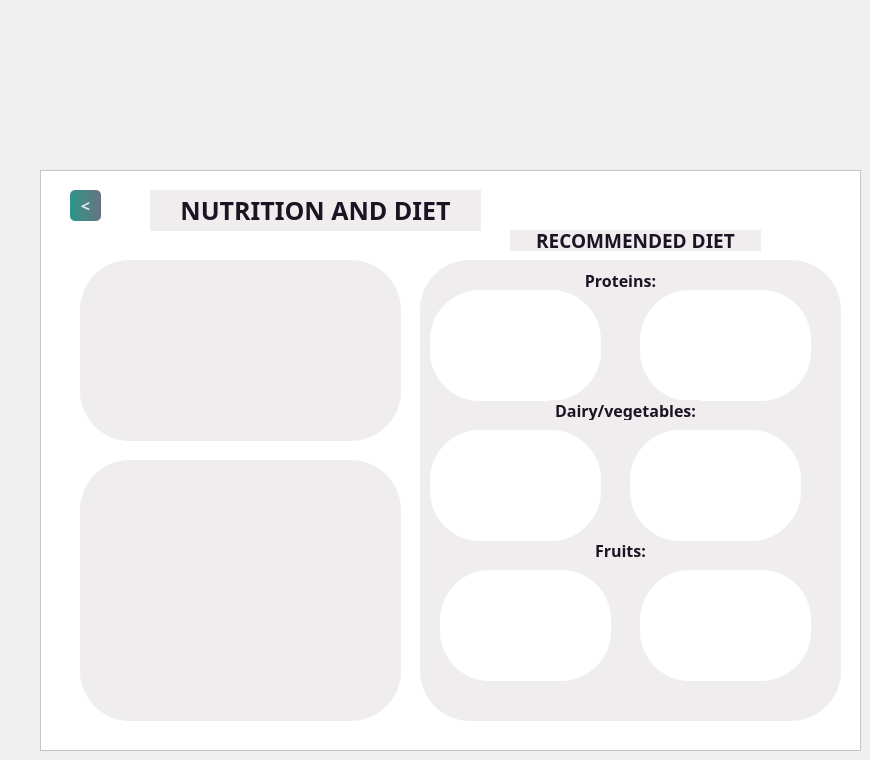
    <widget class="QWidget" name="Endomorphnutrients">
     <widget class="QFrame" name="frame_11">
      <property name="geometry">
       <rect>
        <x>40</x>
        <y>170</y>
        <width>821</width>
        <height>581</height>
       </rect>
      </property>
      <property name="styleSheet">
       <string notr="true">background-color: rgb(255, 255, 255);</string>
      </property>
      <property name="frameShape">
       <enum>QFrame::Shape::StyledPanel</enum>
      </property>
      <property name="frameShadow">
       <enum>QFrame::Shadow::Raised</enum>
      </property>
      <widget class="QLabel" name="label_48">
       <property name="geometry">
        <rect>
         <x>110</x>
         <y>20</y>
         <width>331</width>
         <height>41</height>
        </rect>
       </property>
       <property name="font">
        <font>
         <family>Sitka Banner</family>
         <pointsize>19</pointsize>
         <bold>true</bold>
        </font>
       </property>
       <property name="styleSheet">
        <string notr="true">
border-radius:150px;
color: #1A1423;

background-color: #F0EDEE;
</string>
       </property>
       <property name="text">
        <string>NUTRITION AND DIET</string>
       </property>
       <property name="alignment">
        <set>Qt::AlignmentFlag::AlignCenter</set>
       </property>
      </widget>
      <widget class="QLabel" name="label_49">
       <property name="geometry">
        <rect>
         <x>40</x>
         <y>90</y>
         <width>321</width>
         <height>181</height>
        </rect>
       </property>
       <property name="styleSheet">
        <string notr="true">
background-color: #F0EDEE;
border-radius:50px;</string>
       </property>
       <property name="text">
        <string/>
       </property>
      </widget>
      <widget class="QLabel" name="label_50">
       <property name="geometry">
        <rect>
         <x>40</x>
         <y>290</y>
         <width>321</width>
         <height>261</height>
        </rect>
       </property>
       <property name="styleSheet">
        <string notr="true">
background-color: #F0EDEE;
border-radius:50px;</string>
       </property>
       <property name="text">
        <string/>
       </property>
      </widget>
      <widget class="QLabel" name="label_51">
       <property name="geometry">
        <rect>
         <x>380</x>
         <y>90</y>
         <width>421</width>
         <height>461</height>
        </rect>
       </property>
       <property name="styleSheet">
        <string notr="true">
background-color: #F0EDEE;
border-radius:50px;</string>
       </property>
       <property name="text">
        <string/>
       </property>
      </widget>
      <widget class="QLabel" name="label_52">
       <property name="geometry">
        <rect>
         <x>470</x>
         <y>60</y>
         <width>251</width>
         <height>21</height>
        </rect>
       </property>
       <property name="font">
        <font>
         <family>Sitka Banner</family>
         <pointsize>14</pointsize>
         <bold>true</bold>
        </font>
       </property>
       <property name="styleSheet">
        <string notr="true">background-color: #F0EDEE;
border-radius:50px;

color: #1A1423;
</string>
       </property>
       <property name="text">
        <string>RECOMMENDED DIET</string>
       </property>
       <property name="alignment">
        <set>Qt::AlignmentFlag::AlignCenter</set>
       </property>
      </widget>
      <widget class="QPushButton" name="homenutro">
       <property name="geometry">
        <rect>
         <x>30</x>
         <y>20</y>
         <width>31</width>
         <height>31</height>
        </rect>
       </property>
       <property name="font">
        <font>
         <family>Sitka Banner</family>
         <pointsize>12</pointsize>
         <bold>true</bold>
        </font>
       </property>
       <property name="styleSheet">
        <string notr="true">

QPushButton#homenutro{
        background-color: qlineargradient(spread:pad, x1:0, y1:0.505682, x2:1, y2:0.477, stop:0 rgba(11, 131, 120, 219), stop:1 rgba(85, 98, 112, 226));
        color:rgba(255, 255, 255, 210);
        border-radius:5px;
}

QPushButton#homenutro:hover{
        background-color: qlineargradient(spread:pad, x1:0, y1:0.505682, x2:1, y2:0.477, stop:0 rgba(150, 123, 111, 219), stop:1 rgba(85, 81, 84, 226));
}

QPushButton#homenutro:pressed{
        padding-left:5px;
        padding-top:5px;
        background-color:rgba(150, 123, 111, 255);
}
</string>
       </property>
       <property name="text">
        <string>&lt;</string>
       </property>
      </widget>
      <widget class="QLabel" name="label_60">
       <property name="geometry">
        <rect>
         <x>390</x>
         <y>120</y>
         <width>171</width>
         <height>111</height>
        </rect>
       </property>
       <property name="mouseTracking">
        <bool>false</bool>
       </property>
       <property name="tabletTracking">
        <bool>false</bool>
       </property>
       <property name="acceptDrops">
        <bool>false</bool>
       </property>
       <property name="autoFillBackground">
        <bool>false</bool>
       </property>
       <property name="styleSheet">
        <string notr="true">border-image: url(:/images/meats.jpg);
border-radius:50px;
</string>
       </property>
       <property name="frameShape">
        <enum>QFrame::Shape::NoFrame</enum>
       </property>
       <property name="text">
        <string/>
       </property>
       <property name="scaledContents">
        <bool>true</bool>
       </property>
       <property name="wordWrap">
        <bool>false</bool>
       </property>
      </widget>
      <widget class="QLabel" name="label_62">
       <property name="geometry">
        <rect>
         <x>600</x>
         <y>120</y>
         <width>171</width>
         <height>111</height>
        </rect>
       </property>
       <property name="mouseTracking">
        <bool>false</bool>
       </property>
       <property name="tabletTracking">
        <bool>false</bool>
       </property>
       <property name="acceptDrops">
        <bool>false</bool>
       </property>
       <property name="autoFillBackground">
        <bool>false</bool>
       </property>
       <property name="styleSheet">
        <string notr="true">border-image: url(:/images/meats.jpg);
border-radius:50px;
</string>
       </property>
       <property name="frameShape">
        <enum>QFrame::Shape::NoFrame</enum>
       </property>
       <property name="text">
        <string/>
       </property>
       <property name="scaledContents">
        <bool>true</bool>
       </property>
       <property name="wordWrap">
        <bool>false</bool>
       </property>
      </widget>
      <widget class="QLabel" name="label_61">
       <property name="geometry">
        <rect>
         <x>390</x>
         <y>260</y>
         <width>171</width>
         <height>111</height>
        </rect>
       </property>
       <property name="mouseTracking">
        <bool>false</bool>
       </property>
       <property name="tabletTracking">
        <bool>false</bool>
       </property>
       <property name="acceptDrops">
        <bool>false</bool>
       </property>
       <property name="autoFillBackground">
        <bool>false</bool>
       </property>
       <property name="styleSheet">
        <string notr="true">border-image: url(:/images/meats.jpg);
border-radius:50px;
</string>
       </property>
       <property name="frameShape">
        <enum>QFrame::Shape::NoFrame</enum>
       </property>
       <property name="text">
        <string/>
       </property>
       <property name="scaledContents">
        <bool>true</bool>
       </property>
       <property name="wordWrap">
        <bool>false</bool>
       </property>
      </widget>
      <widget class="QLabel" name="label_63">
       <property name="geometry">
        <rect>
         <x>400</x>
         <y>400</y>
         <width>171</width>
         <height>111</height>
        </rect>
       </property>
       <property name="mouseTracking">
        <bool>false</bool>
       </property>
       <property name="tabletTracking">
        <bool>false</bool>
       </property>
       <property name="acceptDrops">
        <bool>false</bool>
       </property>
       <property name="autoFillBackground">
        <bool>false</bool>
       </property>
       <property name="styleSheet">
        <string notr="true">border-image: url(:/images/meats.jpg);
border-radius:50px;
</string>
       </property>
       <property name="frameShape">
        <enum>QFrame::Shape::NoFrame</enum>
       </property>
       <property name="text">
        <string/>
       </property>
       <property name="scaledContents">
        <bool>true</bool>
       </property>
       <property name="wordWrap">
        <bool>false</bool>
       </property>
      </widget>
      <widget class="QLabel" name="label_64">
       <property name="geometry">
        <rect>
         <x>590</x>
         <y>260</y>
         <width>171</width>
         <height>111</height>
        </rect>
       </property>
       <property name="mouseTracking">
        <bool>false</bool>
       </property>
       <property name="tabletTracking">
        <bool>false</bool>
       </property>
       <property name="acceptDrops">
        <bool>false</bool>
       </property>
       <property name="autoFillBackground">
        <bool>false</bool>
       </property>
       <property name="styleSheet">
        <string notr="true">border-image: url(:/images/meats.jpg);
border-radius:50px;
</string>
       </property>
       <property name="frameShape">
        <enum>QFrame::Shape::NoFrame</enum>
       </property>
       <property name="text">
        <string/>
       </property>
       <property name="scaledContents">
        <bool>true</bool>
       </property>
       <property name="wordWrap">
        <bool>false</bool>
       </property>
      </widget>
      <widget class="QLabel" name="label_65">
       <property name="geometry">
        <rect>
         <x>600</x>
         <y>400</y>
         <width>171</width>
         <height>111</height>
        </rect>
       </property>
       <property name="mouseTracking">
        <bool>false</bool>
       </property>
       <property name="tabletTracking">
        <bool>false</bool>
       </property>
       <property name="acceptDrops">
        <bool>false</bool>
       </property>
       <property name="autoFillBackground">
        <bool>false</bool>
       </property>
       <property name="styleSheet">
        <string notr="true">border-image: url(:/images/meats.jpg);
border-radius:50px;
</string>
       </property>
       <property name="frameShape">
        <enum>QFrame::Shape::NoFrame</enum>
       </property>
       <property name="text">
        <string/>
       </property>
       <property name="scaledContents">
        <bool>true</bool>
       </property>
       <property name="wordWrap">
        <bool>false</bool>
       </property>
      </widget>
      <widget class="QLabel" name="label_66">
       <property name="geometry">
        <rect>
         <x>530</x>
         <y>100</y>
         <width>101</width>
         <height>20</height>
        </rect>
       </property>
       <property name="font">
        <font>
         <family>Sitka Banner</family>
         <pointsize>12</pointsize>
         <bold>true</bold>
        </font>
       </property>
       <property name="styleSheet">
        <string notr="true">background-color: #F0EDEE;
border-radius:50px;

color: #1A1423;
</string>
       </property>
       <property name="text">
        <string>Proteins:</string>
       </property>
       <property name="alignment">
        <set>Qt::AlignmentFlag::AlignCenter</set>
       </property>
      </widget>
      <widget class="QLabel" name="label_67">
       <property name="geometry">
        <rect>
         <x>510</x>
         <y>230</y>
         <width>151</width>
         <height>20</height>
        </rect>
       </property>
       <property name="font">
        <font>
         <family>Sitka Banner</family>
         <pointsize>12</pointsize>
         <bold>true</bold>
        </font>
       </property>
       <property name="styleSheet">
        <string notr="true">background-color: #F0EDEE;
border-radius:50px;

color: #1A1423;
</string>
       </property>
       <property name="text">
        <string>Dairy/vegetables:</string>
       </property>
       <property name="alignment">
        <set>Qt::AlignmentFlag::AlignCenter</set>
       </property>
      </widget>
      <widget class="QLabel" name="label_68">
       <property name="geometry">
        <rect>
         <x>530</x>
         <y>370</y>
         <width>101</width>
         <height>20</height>
        </rect>
       </property>
       <property name="font">
        <font>
         <family>Sitka Banner</family>
         <pointsize>12</pointsize>
         <bold>true</bold>
        </font>
       </property>
       <property name="styleSheet">
        <string notr="true">background-color: #F0EDEE;
border-radius:50px;

color: #1A1423;
</string>
       </property>
       <property name="text">
        <string>Fruits:</string>
       </property>
       <property name="alignment">
        <set>Qt::AlignmentFlag::AlignCenter</set>
       </property>
      </widget>
     </widget>
    </widget>
